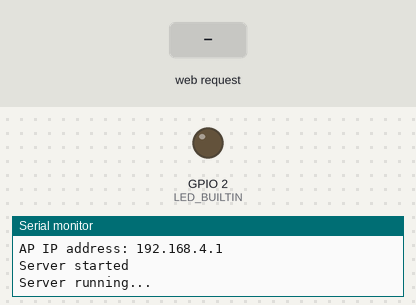
Bench run of a sketch on a simulated ESP32. Shown: output pins drawn as LEDs (lit = HIGH), the last lines printed to the serial monitor. Dashed ring = blinking. Inputs (shaded band) come from the test bench.

Above: at 1.2 s.
1.3 s: HTTP request GET /B received
At 1.7 s:
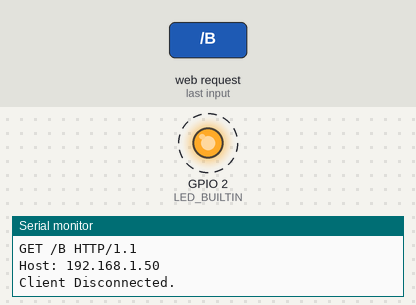
4.3 s: HTTP request GET /H received
At 5.5 s:
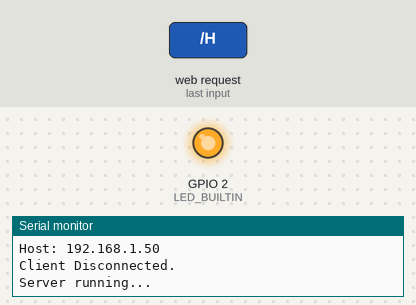
5.8 s: HTTP request GET /L received
At 6.9 s:
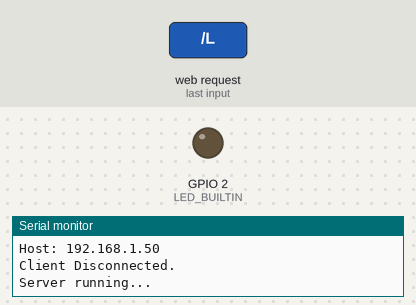
Timing chart, 0 to 8.8 s (numbered marks = the images above; inputs shaded):
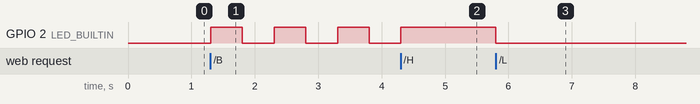

The sketch:

ESP32_WiFiAccessPoint.ino
```cpp
/*
  WiFiAccessPoint.ino creates a WiFi access point and provides a web server on it.

  Steps:
  1. Connect to the access point "yourAp"
  2. Point your web browser to http://192.168.4.1/H to turn the LED on or http://192.168.4.1/L to turn it off
     OR
     Run raw TCP "GET /H" and "GET /L" on PuTTY terminal with 192.168.4.1 as the IP address and 80 as the port.
*/

#include <WiFi.h>
#include <NetworkClient.h>
#include <WiFiAP.h>

#ifndef LED_BUILTIN
#define LED_BUILTIN 2
#endif

// Set these to your desired credentials.
const char *ssid = "ESP32";
const char *password = "ESP32-pass";

NetworkServer server(80);

bool isBlinking = false;  // Track blinking state
unsigned long previousMillis = 0;  // For blinking LED
const long blinkInterval = 500;  // LED blink interval (ms)
const long serialDelay = 1000;  // Serial monitor delay (ms)
unsigned long previousSerialMillis = 0;

void setup() {
  pinMode(LED_BUILTIN, OUTPUT);

  Serial.begin(115200);
  Serial.println();
  Serial.println("Configuring access point...");

  // You can remove the password parameter if you want the AP to be open.
  // A valid password must have more than 7 characters
  if (!WiFi.softAP(ssid, password)) {
    log_e("Soft AP creation failed.");
    while (1);
  }
  IPAddress myIP = WiFi.softAPIP();
  Serial.print("AP IP address: ");
  Serial.println(myIP);
  server.begin();

  Serial.println("Server started");
}

// The IP is 192.168.4.1, NOT like station mode.

void loop() {
  NetworkClient client = server.accept();  // Listen for incoming clients

  if (client) {                     // If you get a client,
    Serial.println("New Client.");  // Print a message out the serial port
    String currentLine = "";        // Make a String to hold incoming data from the client
    while (client.connected()) {    // Loop while the client's connected
      if (client.available()) {     // If there's bytes to read from the client,
        char c = client.read();     // Read a byte, then
        Serial.write(c);            // Print it out the serial monitor
        if (c == '\n') {            // If the byte is a newline character

          // If the current line is blank, you got two newline characters in a row.
          // That's the end of the client HTTP request, so send a response:
          if (currentLine.length() == 0) {
            // HTTP headers always start with a response code (e.g. HTTP/1.1 200 OK)
            // and a content-type so the client knows what's coming, then a blank line:
            client.println("HTTP/1.1 200 OK");
            client.println("Content-type:text/html");
            client.println();

            // The content of the HTTP response follows the header:
            client.print("Click <a href=\"/H\">here</a> to turn on the LED on pin 2.<br>");
            client.print("Click <a href=\"/L\">here</a> to turn off the LED on pin 2.<br>");
            client.print("Click <a href=\"/B\">here</a> to make the LED blink continuously.<br>");

            // The HTTP response ends with another blank line:
            client.println();
            // Break out of the while loop:
            break;
          } else {  // If you got a newline, then clear currentLine:
            currentLine = "";
          }
        } else if (c != '\r') {  // If you got anything else but a carriage return character,
          currentLine += c;      // Add it to the end of the currentLine
        }

        // Check to see if the client request was "GET /H", "GET /L", or "GET /B":
        if (currentLine.endsWith("GET /H")) {
          digitalWrite(LED_BUILTIN, HIGH);  // GET /H turns the LED on
          isBlinking = false;               // Stop blinking
        }
        if (currentLine.endsWith("GET /L")) {
          digitalWrite(LED_BUILTIN, LOW);   // GET /L turns the LED off
          isBlinking = false;               // Stop blinking
        }
        if (currentLine.endsWith("GET /B")) {
          isBlinking = true;  // GET /B starts blinking
        }
      }
    }
    // Close the connection:
    client.stop();
    Serial.println("Client Disconnected.");
  }

  // Handle blinking if enabled
  if (isBlinking) {
    unsigned long currentMillis = millis();
    if (currentMillis - previousMillis >= blinkInterval) {
      previousMillis = currentMillis;
      digitalWrite(LED_BUILTIN, !digitalRead(LED_BUILTIN));  // Toggle LED
    }
  }

  // Separate delay for Serial Monitor messages
  unsigned long currentSerialMillis = millis();
  if (currentSerialMillis - previousSerialMillis >= serialDelay) {
    previousSerialMillis = currentSerialMillis;
    Serial.println("Server running...");
  }
}
```

Measured:
- after the input at 1.3 s, GPIO 2 (LED_BUILTIN): alternates HIGH for 0.50 s and LOW for 0.50 s, starting at once
- after the input at 4.3 s, GPIO 2 (LED_BUILTIN): goes on until 4.3 s, then stays HIGH
- after the input at 5.8 s, GPIO 2 (LED_BUILTIN): HIGH → LOW at once
